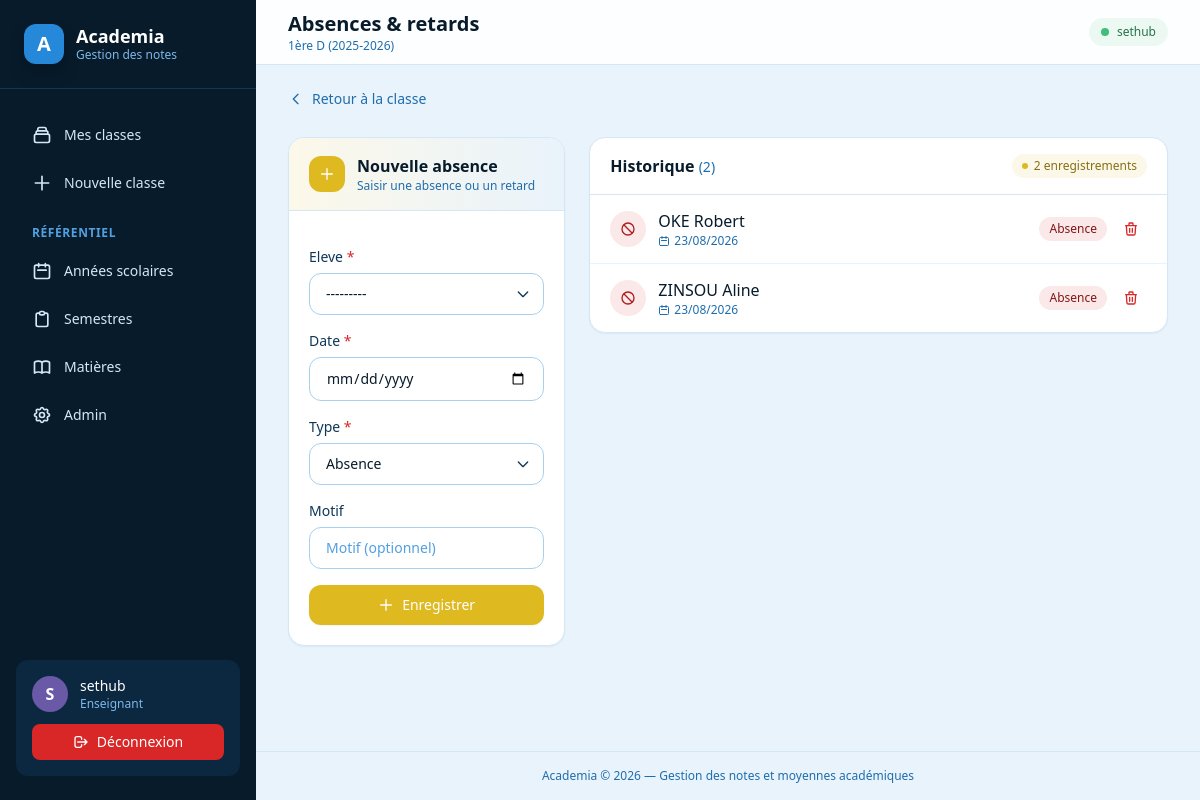
The page /classes/2/absences/ (signed in) on the database its author committed.
### academics/models.py (models this page shows, shortened)
class Classe(models.Model):
    annee_scolaire = models.ForeignKey(
        AnneeScolaire, on_delete=models.CASCADE, related_name="classes"
    )
    nom = models.CharField(max_length=100)  # ex: "Terminale D"
    lien_public_uid = models.UUIDField(unique=True, editable=False, null=True)
    class Meta:
        constraints = [
            models.UniqueConstraint(
                fields=["annee_scolaire", "nom"], name="uniq_classe_par_annee"
            )
        ]
        ordering = ["nom"]
    def __str__(self):
        return f"{self.nom} ({self.annee_scolaire})"

class AnneeScolaire(models.Model):
    libelle = models.CharField(max_length=20, unique=True)
    est_courante = models.BooleanField(default=False)
    objects = AnneeScolaireQuerySet.as_manager()
    class Meta:
        ordering = ["-libelle"]
    def __str__(self):
        return self.libelle

class Eleve(models.Model):
    class Statut(models.TextChoices):
        NOUVEAU = "N", "Nouveau"
        REDOUBLANT = "R", "Redoublant"
    class Genre(models.TextChoices):
        MASCULIN = "M", "Masculin"
        FEMININ = "F", "Féminin"
    classe = models.ForeignKey(Classe, on_delete=models.CASCADE, related_name="eleves")
    nom = models.CharField(max_length=100)
    prenom = models.CharField(max_length=100)
    statut = models.CharField(max_length=1, choices=Statut.choices)
    genre = models.CharField(max_length=1, choices=Genre.choices)
    class Meta:
        constraints = [
            models.UniqueConstraint(
                fields=["classe", "nom", "prenom"], name="uniq_eleve_par_classe"
            )
        ]
        ordering = ["nom", "prenom"]
    def __str__(self):
        return f"{self.nom} {self.prenom} — {self.classe}"

### attendance/models.py (models this page shows, shortened)
class Absence(models.Model):
    class Type(models.TextChoices):
        ABSENCE = "ABSENCE", "Absence"
        RETARD = "RETARD", "Retard"
    eleve = models.ForeignKey(Eleve, on_delete=models.CASCADE, related_name="absences")
    date = models.DateField()
    type = models.CharField(max_length=10, choices=Type.choices, default=Type.ABSENCE)
    motif = models.CharField(max_length=255, blank=True)
    class Meta:
        ordering = ["-date"]

### attendance/views.py (the view, shortened to what this page needs)
# urls.py: path("classes/<int:classe_pk>/absences/", views.AbsenceListCreateView.as_view(), name="absence_list"),
class AbsenceListCreateView(LoginRequiredMixin, View):
    template_name = "attendance/absence_list.html"
    def get(self, request, classe_pk):
        classe = get_object_or_404(Classe, pk=classe_pk)
        form = AbsenceForm(classe=classe)
        absences = Absence.objects.filter(eleve__classe=classe).select_related("eleve")
        return render(request, self.template_name, {
            "classe": classe, "form": form, "absences": absences,
        })

### templates/attendance/absence_list.html (shortened to what this page needs)
{% extends "base.html" %}
{% block page_title %}Absences & retards{% endblock %}
{% block page_subtitle %}{{ classe.nom }} ({{ classe.annee_scolaire.libelle }}){% endblock %}
{% block content %}
<div class="space-y-6">
    <a href="{% url 'academics:classe_detail' classe.pk %}" class="inline-flex items-center gap-2 text-sm font-medium text-blue-bell-600 hover:text-blue-bell-800 transition">
        <svg class="w-4 h-4" fill="none" stroke="currentColor" viewBox="0 0 24 24"><path stroke-linecap="round" stroke-linejoin="round" stroke-width="2" d="M15 19l-7-7 7-7"/></svg>
        Retour à la classe
    </a>
    <div class="grid grid-cols-1 lg:grid-cols-3 gap-6">
        <div class="lg:col-span-1">
            <div class="bg-white rounded-2xl border border-blue-bell-100 shadow-sm overflow-hidden lg:sticky lg:top-24">
                <div class="px-5 py-4 border-b border-blue-bell-100 bg-gradient-to-r from-saffron-50 to-blue-bell-50 flex items-center gap-3">
                    <div class="w-9 h-9 rounded-xl bg-saffron-500 flex items-center justify-center text-white shrink-0">
                        <svg class="w-4 h-4" fill="none" stroke="currentColor" viewBox="0 0 24 24"><path stroke-linecap="round" stroke-linejoin="round" stroke-width="2" d="M12 4v16m8-8H4"/></svg>
                    </div>
                    <div>
                        <h2 class="font-semibold text-blue-bell-900">Nouvelle absence</h2>
                        <p class="text-xs text-blue-bell-600">Saisir une absence ou un retard</p>
                    </div>
                </div>
                <form method="post" class="p-5 space-y-4">
                    {% include "includes/form_fields.html" %}
                    <button type="submit" class="w-full inline-flex items-center justify-center gap-2 px-4 py-2.5 rounded-xl bg-saffron-500 hover:bg-saffron-600 text-white text-sm font-medium shadow-sm transition">
                        <svg class="w-4 h-4" fill="none" stroke="currentColor" viewBox="0 0 24 24"><path stroke-linecap="round" stroke-linejoin="round" stroke-width="2" d="M12 4v16m8-8H4"/></svg>
                        Enregistrer
                    </button>
                </form>
            </div>
        </div>
        <div class="lg:col-span-2">
            <div class="bg-white rounded-2xl border border-blue-bell-100 shadow-sm overflow-hidden">
                <div class="px-5 py-4 border-b border-blue-bell-100 flex items-center justify-between">
                    <h2 class="font-semibold text-blue-bell-900">Historique <span class="text-sm font-normal text-blue-bell-600">({{ absences|length }})</span></h2>
                    <span class="inline-flex items-center gap-1.5 px-2.5 py-1 rounded-full bg-saffron-50 text-saffron-700 text-xs font-medium">
                        <span class="w-1.5 h-1.5 rounded-full bg-saffron-500"></span>
                        {{ absences|length }} enregistrement{{ absences|length|pluralize:"s" }}
                    </span>
                </div>
                {% if absences %}
                <div class="divide-y divide-blue-bell-50">
                    {% for absence in absences %}
                    <div class="px-5 py-3.5 flex items-center justify-between gap-3">
                        <div class="flex items-center gap-3 min-w-0">
                            <div class="w-9 h-9 rounded-full {% if absence.type == 'ABSENCE' %}bg-lobster-pink-50 text-lobster-pink-600{% else %}bg-saffron-50 text-saffron-600{% endif %} flex items-center justify-center shrink-0">
                                {% if absence.type == 'ABSENCE' %}
                                <svg class="w-4 h-4" fill="none" stroke="currentColor" viewBox="0 0 24 24"><path stroke-linecap="round" stroke-linejoin="round" stroke-width="2" d="M18.364 18.364A9 9 0 005.636 5.636m12.728 12.728A9 9 0 015.636 5.636m12.728 12.728L5.636 5.636"/></svg>
                                {% else %}
                                <svg class="w-4 h-4" fill="none" stroke="currentColor" viewBox="0 0 24 24"><path stroke-linecap="round" stroke-linejoin="round" stroke-width="2" d="M12 8v4l3 3m6-3a9 9 0 11-18 0 9 9 0 0118 0z"/></svg>
                                {% endif %}
                            </div>
                            <div class="min-w-0">
                                <div class="font-medium text-blue-bell-900 truncate">{{ absence.eleve.nom }} {{ absence.eleve.prenom }}</div>
                                <div class="text-xs text-blue-bell-600 flex items-center gap-2 flex-wrap">
                                    <span class="inline-flex items-center gap-1">
                                        <svg class="w-3 h-3" fill="none" stroke="currentColor" viewBox="0 0 24 24"><path stroke-linecap="round" stroke-linejoin="round" stroke-width="2" d="M8 7V3m8 4V3m-9 8h10M5 21h14a2 2 0 002-2V7a2 2 0 00-2-2H5a2 2 0 00-2 2v12a2 2 0 002 2z"/></svg>
                                        {{ absence.date|date:"d/m/Y" }}
                                    </span>
                                </div>
                            </div>
                        </div>
                        <div class="flex items-center gap-2 shrink-0">
                            <span class="inline-flex items-center px-2.5 py-1 rounded-full text-xs font-medium {% if absence.type == 'ABSENCE' %}bg-lobster-pink-50 text-lobster-pink-700{% else %}bg-saffron-50 text-saffron-700{% endif %}">
                                {{ absence.get_type_display }}
                            </span>
                            <form method="post" action="{% url 'attendance:absence_delete' absence.pk %}" onsubmit="return confirm('Supprimer cet enregistrement ?')">
                                <button type="submit" class="inline-flex items-center justify-center w-8 h-8 rounded-lg text-lobster-pink-500 hover:bg-lobster-pink-50 transition" title="Supprimer">
                                    <svg class="w-4 h-4" fill="none" stroke="currentColor" viewBox="0 0 24 24"><path stroke-linecap="round" stroke-linejoin="round" stroke-width="2" d="M19 7l-.867 12.142A2 2 0 0116.138 21H7.862a2 2 0 01-1.995-1.858L5 7m5 4v6m4-6v6m1-10V4a1 1 0 00-1-1h-4a1 1 0 00-1 1v3M4 7h16"/></svg>
                                </button>
                            </form>
                        </div>
                    </div>
                    {% endfor %}
                </div>
                {% endif %}
            </div>
        </div>
    </div>
</div>
{% endblock %}

### templates/base.html (shortened to what this page needs)
{% load static %}
<!DOCTYPE html>
<html lang="fr">
<head>
    <script src="https://cdn.tailwindcss.com"></script>
</head>
<body class="min-h-screen bg-blue-bell-50 text-blue-bell-950 antialiased">
    {% block body %}
    <div class="min-h-screen flex flex-col md:flex-row">
        <aside class="hidden md:flex md:w-64 md:flex-col bg-blue-bell-900 text-blue-bell-100">
            <a href="{% url 'dashboard:home' %}" class="flex items-center gap-3 px-6 py-6 border-b border-blue-bell-800 hover:bg-blue-bell-800/50 transition">
                <div class="w-10 h-10 rounded-xl bg-blue-bell-500 flex items-center justify-center text-white font-bold text-xl shadow-lg shadow-blue-bell-950/50">A</div>
                <div>
                    <div class="font-bold text-white text-lg leading-tight">Academia</div>
                    <div class="text-xs text-blue-bell-300">Gestion des notes</div>
                </div>
            </a>
            <nav class="flex-1 px-4 py-6 space-y-1 overflow-y-auto">
                <a href="{% url 'academics:classe_list' %}" class="flex items-center gap-3 px-4 py-3 rounded-xl text-sm font-medium transition hover:bg-blue-bell-800 hover:text-white ">
                    <svg class="w-5 h-5" fill="none" stroke="currentColor" viewBox="0 0 24 24"><path stroke-linecap="round" stroke-linejoin="round" stroke-width="2" d="M19 11H5m14 0a2 2 0 012 2v6a2 2 0 01-2 2H5a2 2 0 01-2-2v-6a2 2 0 012-2m14 0V9a2 2 0 00-2-2M5 11V9a2 2 0 012-2m0 0V5a2 2 0 012-2h6a2 2 0 012 2v2M7 7h10"/></svg>
                    Mes classes
                </a>
                <a href="{% url 'academics:classe_create' %}" class="flex items-center gap-3 px-4 py-3 rounded-xl text-sm font-medium transition hover:bg-blue-bell-800 hover:text-white">
                    <svg class="w-5 h-5" fill="none" stroke="currentColor" viewBox="0 0 24 24"><path stroke-linecap="round" stroke-linejoin="round" stroke-width="2" d="M12 4v16m8-8H4"/></svg>
                    Nouvelle classe
                </a>
                <div class="pt-4 pb-1 px-4 text-xs font-semibold text-blue-bell-400 uppercase tracking-wider">Référentiel</div>
                <a href="{% url 'academics:anneescolaire_list' %}" class="flex items-center gap-3 px-4 py-3 rounded-xl text-sm font-medium transition hover:bg-blue-bell-800 hover:text-white ">
                    <svg class="w-5 h-5" fill="none" stroke="currentColor" viewBox="0 0 24 24"><path stroke-linecap="round" stroke-linejoin="round" stroke-width="2" d="M8 7V3m8 4V3m-9 8h10M5 21h14a2 2 0 002-2V7a2 2 0 00-2-2H5a2 2 0 00-2 2v12a2 2 0 002 2z"/></svg>
                    Années scolaires
                </a>
                <a href="{% url 'academics:semestre_list' %}" class="flex items-center gap-3 px-4 py-3 rounded-xl text-sm font-medium transition hover:bg-blue-bell-800 hover:text-white ">
                    <svg class="w-5 h-5" fill="none" stroke="currentColor" viewBox="0 0 24 24"><path stroke-linecap="round" stroke-linejoin="round" stroke-width="2" d="M9 5H7a2 2 0 00-2 2v12a2 2 0 002 2h10a2 2 0 002-2V7a2 2 0 00-2-2h-2M9 5a2 2 0 002 2h2a2 2 0 002-2M9 5a2 2 0 012-2h2a2 2 0 012 2"/></svg>
                    Semestres
                </a>
                <a href="{% url 'academics:matiere_list' %}" class="flex items-center gap-3 px-4 py-3 rounded-xl text-sm font-medium transition hover:bg-blue-bell-800 hover:text-white ">
                    Matières
                </a>
                <a href="{% url 'admin:index' %}" class="flex items-center gap-3 px-4 py-3 rounded-xl text-sm font-medium transition hover:bg-blue-bell-800 hover:text-white">
                    Admin
                </a>
            </nav>
            <div class="px-4 pb-6">
                <div class="p-4 rounded-xl bg-blue-bell-800/50">
                    <div class="flex items-center gap-3">
                        <div class="w-9 h-9 rounded-full bg-deep-lilac-500 flex items-center justify-center text-white font-bold uppercase">
                            {{ user.username|slice:":1" }}
                        </div>
                        <div class="flex-1 min-w-0">
                            <div class="text-sm font-medium text-white truncate">{{ user.username }}</div>
                            <div class="text-xs text-blue-bell-300">Enseignant</div>
                        </div>
                    </div>
                    <form method="post" action="{% url 'logout' %}" class="mt-3">
                        <button type="submit" class="w-full flex items-center justify-center gap-2 px-4 py-2 rounded-lg bg-lobster-pink-500 hover:bg-lobster-pink-600 text-white text-sm font-medium transition">
                            <svg class="w-4 h-4" fill="none" stroke="currentColor" viewBox="0 0 24 24"><path stroke-linecap="round" stroke-linejoin="round" stroke-width="2" d="M17 16l4-4m0 0l-4-4m4 4H7m6 4v1a3 3 0 01-3 3H6a3 3 0 01-3-3V7a3 3 0 013-3h4a3 3 0 013 3v1"/></svg>
                            Déconnexion
                        </button>
                    </form>
                </div>
            </div>
        </aside>
        <div class="flex-1 flex flex-col min-w-0">
            <header class="sticky top-0 z-40 bg-white/90 backdrop-blur border-b border-blue-bell-100">
                <div class="flex items-center justify-between px-4 md:px-8 h-16">
                    <div class="flex items-center gap-3">
                        <div class="hidden md:block">
                            <h1 class="text-xl font-bold text-blue-bell-900">{% block page_title %}Academia{% endblock %}</h1>
                            <p class="text-xs text-blue-bell-600">{% block page_subtitle %}Gestion académique{% endblock %}</p>
                        </div>
                    </div>
                    <div class="flex items-center gap-3">
                        <span class="hidden sm:inline-flex items-center gap-2 px-3 py-1.5 rounded-full bg-jungle-green-50 text-jungle-green-700 text-xs font-medium">
                            <span class="w-2 h-2 rounded-full bg-jungle-green-500 animate-pulse"></span>
                            {{ user.get_username }}
                        </span>
                    </div>
                </div>
            </header>
            <main class="flex-1 px-4 md:px-8 py-6">
                {% block content %}{% endblock %}
            </main>
            <footer class="px-4 md:px-8 py-4 border-t border-blue-bell-100">
                <p class="text-xs text-center text-blue-bell-600">Academia &copy; {% now "Y" %} — Gestion des notes et moyennes académiques</p>
            </footer>
        </div>
    </div>
    {% endblock %}
</body>
</html>

### rows shown on the page
Classe: nom "1ère D", annee_scolaire.libelle "2025-2026"
Absence: eleve.nom "OKE", eleve.prenom "Robert", date "23/08/2026", type "Absence"
Absence: eleve.nom "ZINSOU", eleve.prenom "Aline", date "23/08/2026", type "Absence"

### other values the page prints
{{ user.username|slice:":1" }} "S"
{{ user.username }} "sethub"
{{ user.get_username }} "sethub"
{{ field.label }} "Eleve" "Date" "Type" "Motif"
{{ absences|length }} "2"
